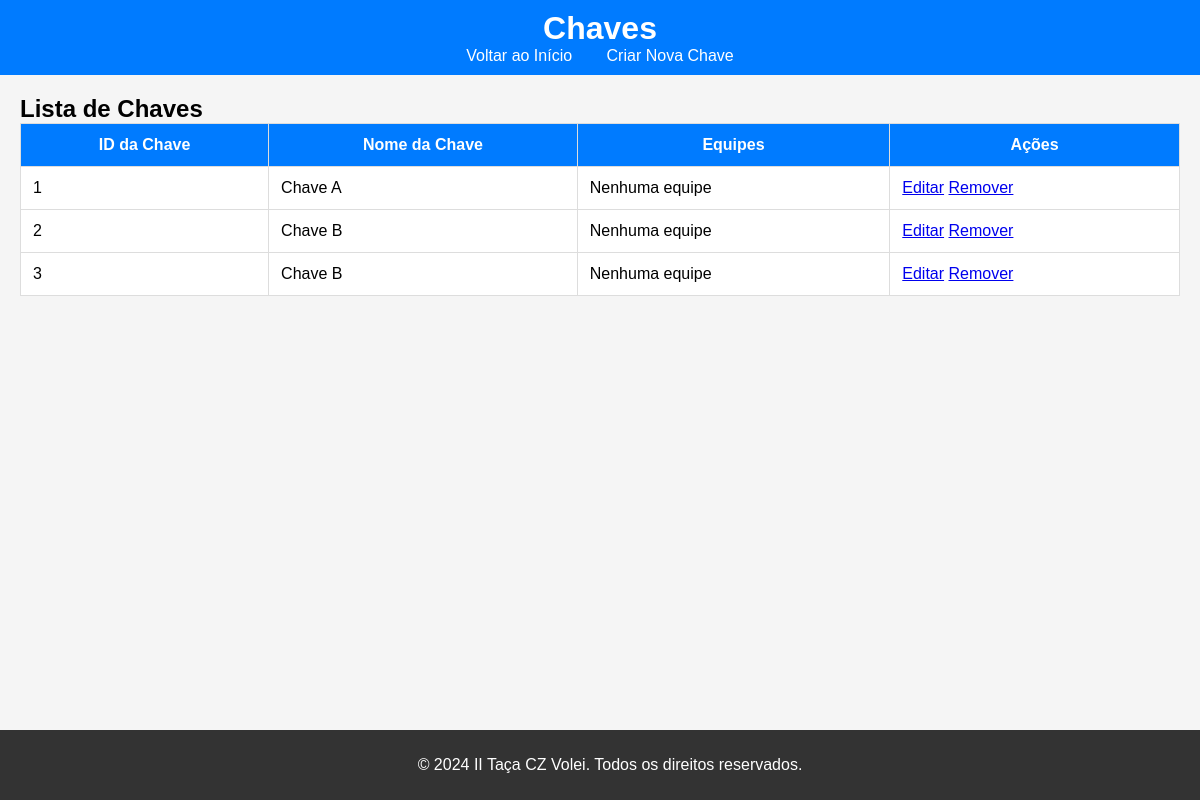
The app's page /chaves, older data.
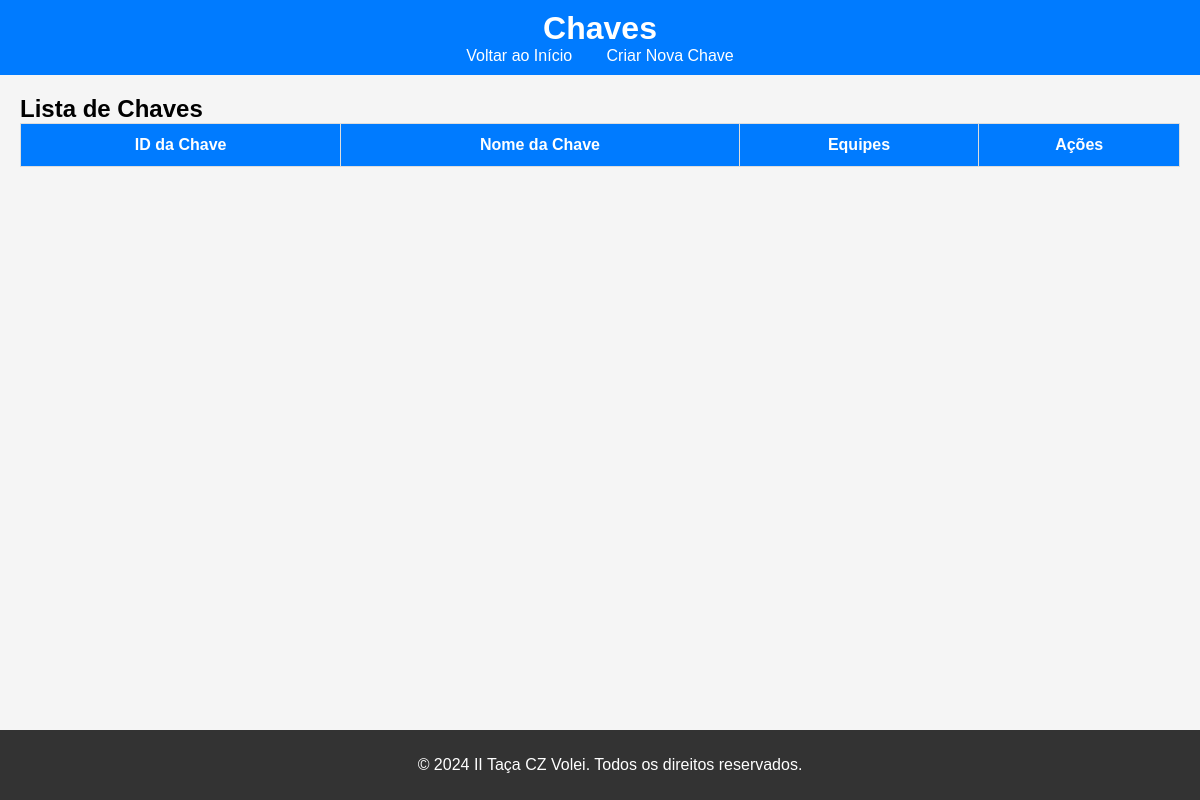
The same page, newer data.
### tables this page shows
CREATE TABLE chaves (
                id INTEGER NOT NULL PRIMARY KEY AUTOINCREMENT,
                nome VARCHAR(255) NOT NULL
            );

### app.py (the view)
@app.route("/chaves")
def listar_chaves():
    chaves = Chave.listar_chaves()
    for chave in chaves:
        chave['equipes'] = Chave.listar_equipes_chave(chave['id'])
    return render_template('chaves.html', chaves=chaves)

### db.py (called while the page is built)
    def listar_chaves():
        conn = sqlite3.connect('II_Taca_CZ_Volei.db')
        cursor = conn.cursor()
        values = cursor.execute("SELECT * FROM chaves")
        resultado = []
        for row in values:
            resultado.append({
                'id': row[0],
                'nome': row[1],
            })
        conn.close()
        return resultado

    def listar_equipes_chave(id_chave):
        conn = sqlite3.connect('II_Taca_CZ_Volei.db')
        cursor = conn.cursor()
        values = cursor.execute("""
            SELECT e.id, e.nome FROM chave_equipe ce
            JOIN equipes e ON ce.id_equipe = e.id
            WHERE ce.id_chave=?;
        """, (id_chave,))
        resultado = []
        for row in values:
            resultado.append({
                'id': row[0],
                'nome': row[1],
            })
        conn.close()
        return resultado

### templates/chaves.html (shortened to what this page needs)
<!DOCTYPE html>
<html lang="pt-BR">
<head>
    <link rel="stylesheet" href="{{ url_for('static', filename='styles.css') }}">
</head>
<body>
    <header>
        <h1>Chaves</h1>
        <nav>
            <a href="/">Voltar ao Início</a>
            <a href="/chaves/novo">Criar Nova Chave</a>
        </nav>
    </header>
    <main>
        <h2>Lista de Chaves</h2>
        <table>
            <thead>
                <tr>
                    <th>ID da Chave</th>
                    <th>Nome da Chave</th>
                    <th>Equipes</th>
                    <th>Ações</th>
                </tr>
            </thead>
            <tbody>
                {% for chave in chaves %}
                <tr>
                    <td>{{ chave.id }}</td>
                    <td>{{ chave.nome }}</td>
                    <td>
                        {% if chave.equipes %}
                            {% for equipe in chave.equipes %}
                                {{ equipe.nome }}{% if not loop.last %}, {% endif %}
                            {% endfor %}
                        {% else %}
                            Nenhuma equipe
                        {% endif %}
                    </td>
                    <td>
                        <a href="{{ url_for('editar_chave', id=chave.id) }}">Editar</a>
                        <a href="/chaves/remover/{{ chave.id }}" onclick="return confirm('Tem certeza que deseja remover esta chave?');">Remover</a>
                    </td>
                </tr>
                {% endfor %}
            </tbody>
        </table>
    </main>
    <footer>
        <p>&copy; 2024 II Taça CZ Volei. Todos os direitos reservados.</p>
    </footer>
</body>
</html>

Row changes from the older to the newer data that the page shows:
removed chaves: id "1", nome "Chave A"
removed chaves: id "2", nome "Chave B"
removed chaves: id "3", nome "Chave B"
